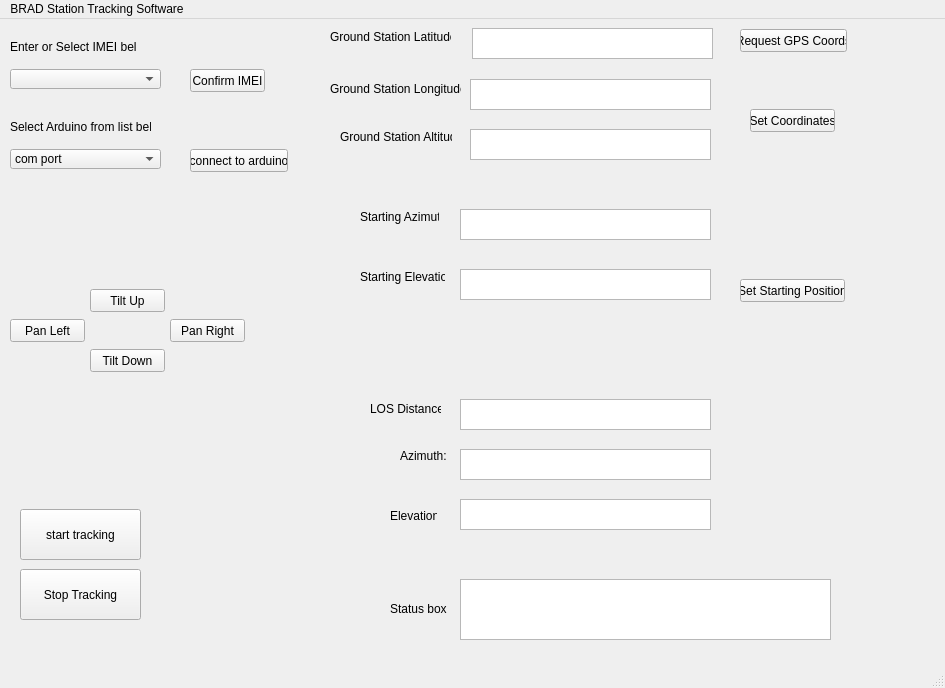
<?xml version="1.0" encoding="UTF-8"?>
<ui version="4.0">
 <class>MainWindow</class>
 <widget class="QMainWindow" name="MainWindow">
  <property name="geometry">
   <rect>
    <x>0</x>
    <y>0</y>
    <width>945</width>
    <height>688</height>
   </rect>
  </property>
  <property name="windowTitle">
   <string>MainWindow</string>
  </property>
  <widget class="QWidget" name="centralwidget">
   <widget class="QPushButton" name="startButton">
    <property name="geometry">
     <rect>
      <x>20</x>
      <y>490</y>
      <width>121</width>
      <height>51</height>
     </rect>
    </property>
    <property name="text">
     <string>start tracking</string>
    </property>
   </widget>
   <widget class="QPushButton" name="stopTrackingButton">
    <property name="geometry">
     <rect>
      <x>20</x>
      <y>550</y>
      <width>121</width>
      <height>51</height>
     </rect>
    </property>
    <property name="text">
     <string>Stop Tracking</string>
    </property>
   </widget>
   <widget class="QPlainTextEdit" name="startingAzimuthBox">
    <property name="geometry">
     <rect>
      <x>460</x>
      <y>190</y>
      <width>251</width>
      <height>31</height>
     </rect>
    </property>
   </widget>
   <widget class="QPlainTextEdit" name="startingElevationBox">
    <property name="geometry">
     <rect>
      <x>460</x>
      <y>250</y>
      <width>251</width>
      <height>31</height>
     </rect>
    </property>
   </widget>
   <widget class="QLabel" name="label_4">
    <property name="geometry">
     <rect>
      <x>360</x>
      <y>190</y>
      <width>79</width>
      <height>16</height>
     </rect>
    </property>
    <property name="text">
     <string>Starting Azimuth</string>
    </property>
   </widget>
   <widget class="QLabel" name="label_5">
    <property name="geometry">
     <rect>
      <x>360</x>
      <y>250</y>
      <width>85</width>
      <height>16</height>
     </rect>
    </property>
    <property name="text">
     <string>Starting Elevation</string>
    </property>
   </widget>
   <widget class="QPushButton" name="calibrateButton">
    <property name="geometry">
     <rect>
      <x>740</x>
      <y>260</y>
      <width>105</width>
      <height>23</height>
     </rect>
    </property>
    <property name="text">
     <string>Set Starting Position</string>
    </property>
   </widget>
   <widget class="QLabel" name="label">
    <property name="geometry">
     <rect>
      <x>330</x>
      <y>10</y>
      <width>121</width>
      <height>16</height>
     </rect>
    </property>
    <property name="text">
     <string>Ground Station Latitude: </string>
    </property>
   </widget>
   <widget class="QPlainTextEdit" name="GSLatBox">
    <property name="geometry">
     <rect>
      <x>472</x>
      <y>9</y>
      <width>241</width>
      <height>31</height>
     </rect>
    </property>
   </widget>
   <widget class="QLabel" name="label_7">
    <property name="geometry">
     <rect>
      <x>10</x>
      <y>100</y>
      <width>141</width>
      <height>16</height>
     </rect>
    </property>
    <property name="text">
     <string>Select Arduino from list below</string>
    </property>
   </widget>
   <widget class="QComboBox" name="COMPortComboBox">
    <property name="geometry">
     <rect>
      <x>10</x>
      <y>130</y>
      <width>151</width>
      <height>20</height>
     </rect>
    </property>
    <item>
     <property name="text">
      <string>com port</string>
     </property>
    </item>
   </widget>
   <widget class="QPushButton" name="connectToArduinoButton">
    <property name="geometry">
     <rect>
      <x>190</x>
      <y>130</y>
      <width>98</width>
      <height>23</height>
     </rect>
    </property>
    <property name="text">
     <string>connect to arduino</string>
    </property>
   </widget>
   <widget class="QPushButton" name="tiltUpButton">
    <property name="geometry">
     <rect>
      <x>90</x>
      <y>270</y>
      <width>75</width>
      <height>23</height>
     </rect>
    </property>
    <property name="text">
     <string>Tilt Up</string>
    </property>
   </widget>
   <widget class="QPushButton" name="panLeftButton">
    <property name="geometry">
     <rect>
      <x>10</x>
      <y>300</y>
      <width>75</width>
      <height>23</height>
     </rect>
    </property>
    <property name="text">
     <string>Pan Left</string>
    </property>
   </widget>
   <widget class="QPushButton" name="panRightButton">
    <property name="geometry">
     <rect>
      <x>170</x>
      <y>300</y>
      <width>75</width>
      <height>23</height>
     </rect>
    </property>
    <property name="text">
     <string>Pan Right</string>
    </property>
   </widget>
   <widget class="QPushButton" name="tiltDownButton">
    <property name="geometry">
     <rect>
      <x>90</x>
      <y>330</y>
      <width>75</width>
      <height>23</height>
     </rect>
    </property>
    <property name="text">
     <string>Tilt Down</string>
    </property>
   </widget>
   <widget class="QPushButton" name="confirmGSLocationButton">
    <property name="geometry">
     <rect>
      <x>750</x>
      <y>90</y>
      <width>85</width>
      <height>23</height>
     </rect>
    </property>
    <property name="text">
     <string>Set Coordinates</string>
    </property>
   </widget>
   <widget class="QPushButton" name="GPSRequestButton">
    <property name="geometry">
     <rect>
      <x>740</x>
      <y>10</y>
      <width>107</width>
      <height>23</height>
     </rect>
    </property>
    <property name="text">
     <string>Request GPS Coords</string>
    </property>
   </widget>
   <widget class="QComboBox" name="IMEIComboBox">
    <property name="geometry">
     <rect>
      <x>10</x>
      <y>50</y>
      <width>151</width>
      <height>20</height>
     </rect>
    </property>
   </widget>
   <widget class="QPushButton" name="confirmIMEIButton">
    <property name="geometry">
     <rect>
      <x>190</x>
      <y>50</y>
      <width>75</width>
      <height>23</height>
     </rect>
    </property>
    <property name="text">
     <string>Confirm IMEI</string>
    </property>
   </widget>
   <widget class="QLabel" name="label_6">
    <property name="geometry">
     <rect>
      <x>10</x>
      <y>20</y>
      <width>127</width>
      <height>16</height>
     </rect>
    </property>
    <property name="text">
     <string>Enter or Select IMEI below</string>
    </property>
   </widget>
   <widget class="QLabel" name="label_2">
    <property name="geometry">
     <rect>
      <x>330</x>
      <y>60</y>
      <width>131</width>
      <height>20</height>
     </rect>
    </property>
    <property name="text">
     <string>Ground Station Longitude:</string>
    </property>
   </widget>
   <widget class="QPlainTextEdit" name="GSLongBox">
    <property name="geometry">
     <rect>
      <x>470</x>
      <y>60</y>
      <width>241</width>
      <height>31</height>
     </rect>
    </property>
   </widget>
   <widget class="QLabel" name="label_3">
    <property name="geometry">
     <rect>
      <x>340</x>
      <y>110</y>
      <width>112</width>
      <height>16</height>
     </rect>
    </property>
    <property name="text">
     <string>Ground Station Altitude</string>
    </property>
   </widget>
   <widget class="QPlainTextEdit" name="GSAltBox">
    <property name="geometry">
     <rect>
      <x>470</x>
      <y>110</y>
      <width>241</width>
      <height>31</height>
     </rect>
    </property>
   </widget>
   <widget class="QPlainTextEdit" name="distanceDisplay">
    <property name="geometry">
     <rect>
      <x>460</x>
      <y>380</y>
      <width>251</width>
      <height>31</height>
     </rect>
    </property>
   </widget>
   <widget class="QPlainTextEdit" name="azimuthDisplay">
    <property name="geometry">
     <rect>
      <x>460</x>
      <y>430</y>
      <width>251</width>
      <height>31</height>
     </rect>
    </property>
   </widget>
   <widget class="QPlainTextEdit" name="elevationDisplay">
    <property name="geometry">
     <rect>
      <x>460</x>
      <y>480</y>
      <width>251</width>
      <height>31</height>
     </rect>
    </property>
   </widget>
   <widget class="QPlainTextEdit" name="errorMessageBox">
    <property name="geometry">
     <rect>
      <x>460</x>
      <y>560</y>
      <width>371</width>
      <height>61</height>
     </rect>
    </property>
   </widget>
   <widget class="QLabel" name="label_8">
    <property name="geometry">
     <rect>
      <x>370</x>
      <y>380</y>
      <width>71</width>
      <height>20</height>
     </rect>
    </property>
    <property name="text">
     <string>LOS Distance:</string>
    </property>
   </widget>
   <widget class="QLabel" name="label_9">
    <property name="geometry">
     <rect>
      <x>400</x>
      <y>430</y>
      <width>47</width>
      <height>13</height>
     </rect>
    </property>
    <property name="text">
     <string>Azimuth:</string>
    </property>
   </widget>
   <widget class="QLabel" name="label_10">
    <property name="geometry">
     <rect>
      <x>390</x>
      <y>490</y>
      <width>47</width>
      <height>13</height>
     </rect>
    </property>
    <property name="text">
     <string>Elevation:</string>
    </property>
   </widget>
   <widget class="QLabel" name="label_11">
    <property name="geometry">
     <rect>
      <x>390</x>
      <y>580</y>
      <width>71</width>
      <height>20</height>
     </rect>
    </property>
    <property name="text">
     <string>Status box</string>
    </property>
   </widget>
  </widget>
  <widget class="QMenuBar" name="menubar">
   <property name="geometry">
    <rect>
     <x>0</x>
     <y>0</y>
     <width>945</width>
     <height>21</height>
    </rect>
   </property>
   <widget class="QMenu" name="menuBRAD_Station_Tracking_Software">
    <property name="title">
     <string>BRAD Station Tracking Software</string>
    </property>
   </widget>
   <addaction name="menuBRAD_Station_Tracking_Software"/>
  </widget>
  <widget class="QStatusBar" name="statusbar"/>
 </widget>
 <resources/>
 <connections/>
 <designerdata>
  <property name="gridDeltaX">
   <number>10</number>
  </property>
  <property name="gridDeltaY">
   <number>10</number>
  </property>
  <property name="gridSnapX">
   <bool>true</bool>
  </property>
  <property name="gridSnapY">
   <bool>true</bool>
  </property>
  <property name="gridVisible">
   <bool>true</bool>
  </property>
 </designerdata>
</ui>
